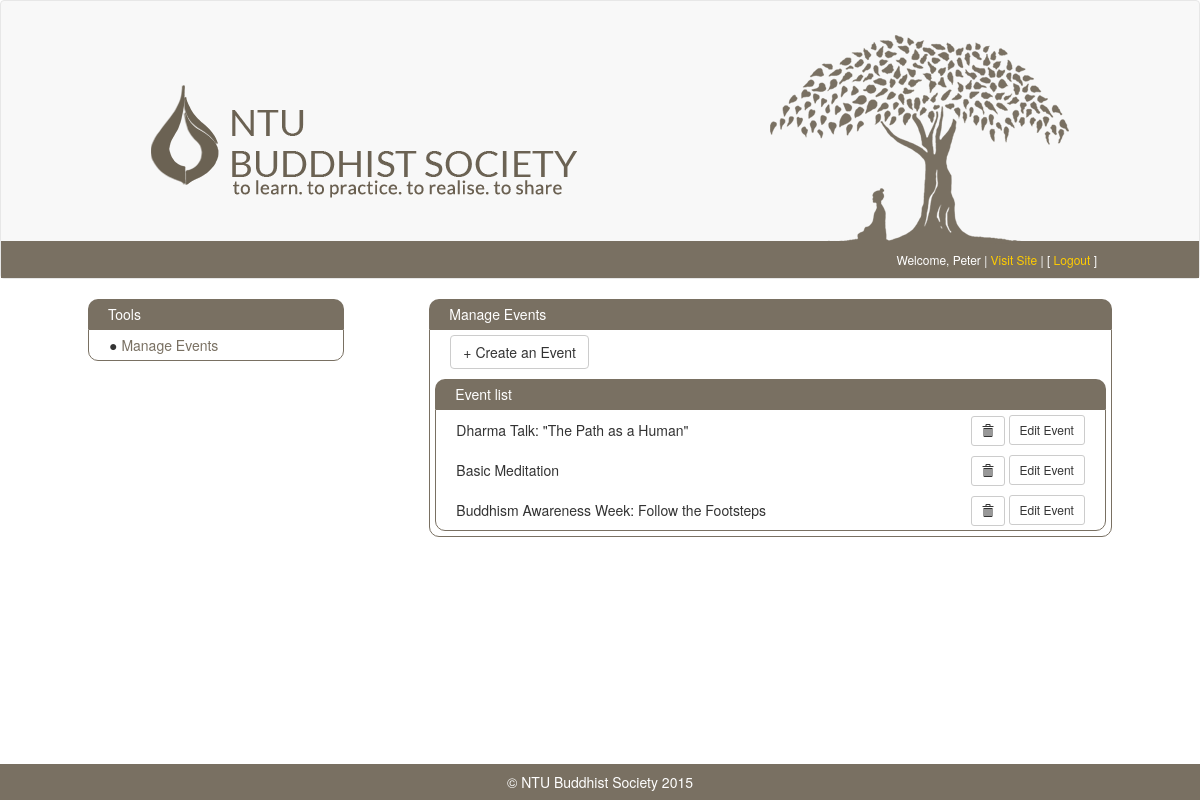
/admin/?page=event (signed in), run on the app's committed database.
### tables this page shows
CREATE TABLE IF NOT EXISTS `event` (
  `id` int(11) NOT NULL AUTO_INCREMENT,
  `datetime` datetime NOT NULL,
  `img_path` tinytext NOT NULL,
  `content` text NOT NULL,
  `is_draft` tinyint(1) NOT NULL DEFAULT '0',
  `title` tinytext NOT NULL,
  `location` tinytext NOT NULL,
  `datetime_end` datetime DEFAULT NULL,
  PRIMARY KEY (`id`)
);

### admin/page/event.php (the view)
<div class="row table-head">
	<div class="col-xs-12">Manage Events</div>
</div>
<div class="row table-body">
	<div class="col-xs-12">
		<div class="row" style="margin-bottom: 10px; ">
			<div class="col-xs-12">
				<a class="btn btn-default" href="?page=create_event"><span class="glypicon glyphicon-plus"></span> Create an Event</a>
			</div>
		</div>
		<div class="row">
			<div class="col-xs-12">
				<div class="row table-head">
					<div class="col-xs-12">
						Event list
					</div>
				</div>
				<div class="row table-body">
					<div class="col-xs-12">
<?php
while($sql_statement -> fetch()) {
?>
						<div class="row event-entry">
							<div class="col-xs-9 event-title"><?= $event['title'] . ($event['is_draft'] == 1 ? ' <span style="font-style: italic; color: #f00; ">(draft)</span>' : '') ?></div>
							<div class="col-xs-3 text-right">
								<a href="delete_event.php?event_id=<?=$event['id']?>" class="btn btn-default btn-sm glyphicon glyphicon-trash"></a>
								<a href='?<?="page=edit_event&event_id=$event[id]"?>' class="btn btn-default btn-sm">Edit Event</a>
							</div>
						</div>
<?php
}
?>
					</div>
				</div>
			</div>
		</div>
	</div>
</div>

### admin/css/main.css (style rules this page uses)
html { position: relative; min-height: 100%; }
body { height: 100%; margin-bottom: 76px; }
.table-head { background-color: #797062; color: #fff; padding: 5px; border-radius: 10px 10px 0 0; }
.table-body { padding: 5px; border: 1px solid #797062; margin-bottom: 25px; border-radius: 0 0 10px 10px; }
.table-body:last-child { margin-bottom: 0; }
.event-title { padding-top: 5px; padding-bottom: 5px; }
.event-entry { margin-bottom: 10px; }
.event-entry:last-child { margin-bottom: 0; }

### data on the page
event: title "Dharma Talk: \"The Path as a Human\""
event: title "Basic Meditation"
event: title "Buddhism Awareness Week: Follow the Footsteps"

### other printed values
$admin['full_name'] "Peter"
